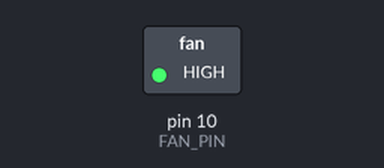
Simulated run of this sketch. Board: Arduino Uno, built with avr-gcc and run on an emulated ATmega328P. Parts: switched loads named in the sketch (green lamp = pin HIGH). What the sketch prints to the serial monitor is not drawn.

Above: at 2.0 s.
At 5.0 s:
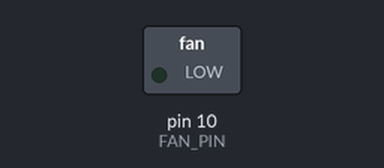
Timing chart, 0 to 8.3 s (numbered marks = the images above):
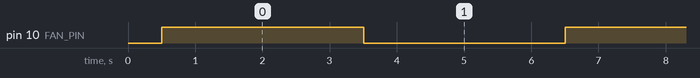

Measured:
- by itself, pin 10 (FAN_PIN): alternates HIGH for 3.0 s and LOW for 3.0 s

The sketch:

step07_fan.ino
```cpp
/* ============================================================
   STEP 7 | สั่งงานโลกจริง: เปิด/ปิดพัดลม (ทรานซิสเตอร์)
   ------------------------------------------------------------
   เป้าหมาย: ใช้ขา GPIO ควบคุมอุปกรณ์ที่กินไฟมาก (ผ่านทรานซิสเตอร์)
   สิ่งใหม่ที่ได้เรียน: output / ทรานซิสเตอร์เป็นสวิตช์ / ทำไมต้องมีไดโอด

   ** ห้ามต่อพัดลมเข้า GPIO ตรง ๆ เด็ดขาด! GPIO จ่ายไฟได้น้อยมาก **
   ** พัดลมต้องผ่านทรานซิสเตอร์ + มีไดโอดคร่อม (กันไฟย้อน)          **
   ============================================================ */

#define FAN_PIN 10        // ขาที่ไปเข้าขา B ของทรานซิสเตอร์ (ผ่าน R 1k)


void setup() {
  Serial.begin(115200);
  pinMode(FAN_PIN, OUTPUT);
  delay(500);
  Serial.println("STEP 7: ทดสอบพัดลม (เปิด 3 วิ / ปิด 3 วิ)");
}

void loop() {
  Serial.println("พัดลม: เปิด");
  digitalWrite(FAN_PIN, HIGH);     // ส่งไฟไปที่ขา B --> ทรานซิสเตอร์ "ปิดวงจร" --> พัดลมหมุน
  delay(3000);

  Serial.println("พัดลม: ปิด");
  digitalWrite(FAN_PIN, LOW);      // ตัดไฟขา B --> ทรานซิสเตอร์ "เปิดวงจร" --> พัดลมหยุด
  delay(3000);
}

/* ------------------------------------------------------------
   ผลที่ควรได้: พัดลมหมุน 3 วิ หยุด 3 วิ สลับกัน

   ถ้าพัดลมไม่หมุน ให้ไล่เช็ก:
   - ทรานซิสเตอร์เสียบถูกขาไหม? (ขา C-B-E สลับกันบ่อยมาก)
   - ตัวต้านทาน 1k อยู่ระหว่าง GPIO10 กับขา B หรือเปล่า?
   - พัดลมได้ไฟ 5V (VIN) ไม่ใช่ 3.3V ใช่ไหม?
   - GND ของพัดลมกับ GND ของบอร์ด ต้องเชื่อมถึงกัน!

   คำถาม 1: ทำไมพัดลมต่อกับ GPIO ตรง ๆ ไม่ได้? (คำใบ้: GPIO จ่ายได้ ~20mA
            แต่พัดลมกินเป็นร้อย mA)
   คำถาม 2: ไดโอดที่คร่อมพัดลมมีไว้ทำไม? (คำใบ้: ตอนพัดลมหยุด ขดลวดจะคาย
            ไฟย้อนกลับมา อาจพังทรานซิสเตอร์ได้)
   คำถาม 3: ในโปรเจกต์จริง เราจะเปิดพัดลมตอนไหน? ทำไมกล่องปิดถึงต้องมีพัดลม?
   ------------------------------------------------------------ */
```
